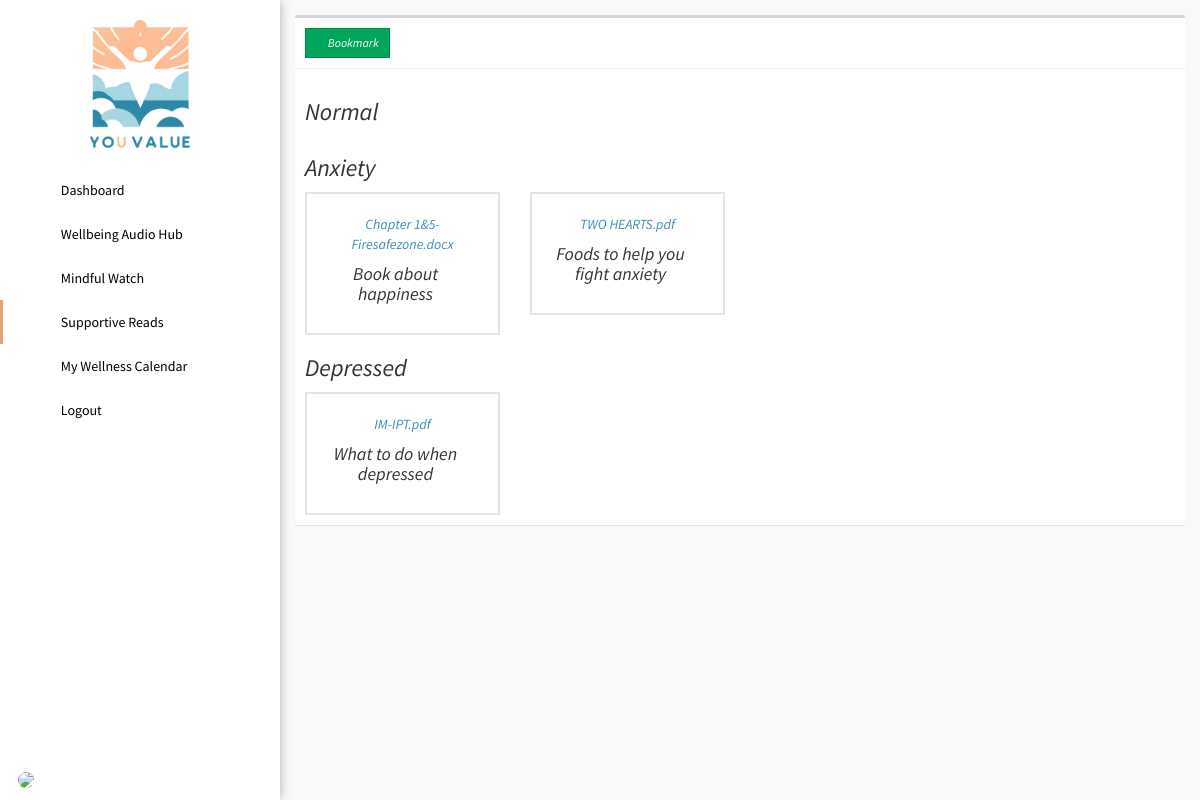
Screenshot of /admin/readables.php with the database file from the repository.
### tables this page shows
CREATE TABLE `readables` (
  `id` int(11) NOT NULL,
  `title` text NOT NULL,
  `file` text NOT NULL,
  `category` text NOT NULL,
  `date_created` timestamp NOT NULL DEFAULT current_timestamp()
);

### config/config.php (called while the page is built, shortened)
<?php
class Connection{
	private $servername = "localhost";
	private $username = "root";
	private $password = "";
	private $dbname = "youvalue";
	public function conn(){
		try {
		$this->dsn = "mysql:host=".$this->servername.";dbname=".$this->dbname;
		$this->pdo = new PDO($this->dsn, $this->username, $this->password);
		$this->pdo->setAttribute(PDO::ATTR_ERRMODE, PDO::ERRMODE_EXCEPTION);
		$this->pdo->setAttribute(PDO::ATTR_DEFAULT_FETCH_MODE, PDO::FETCH_ASSOC);
		return $this->pdo;
		} catch (Exception $e) {
			echo 'error'. $e->getmessage();
		}
	}
}
?>

### admin/readables.php (the view, shortened to what this page needs)
<?php
  include '../config/config.php';
  class data extends Connection{
    public function managedata(){
?>
<!DOCTYPE html>
<html>
<head><?php include 'head.php'; ?></head>
<body class="hold-transition skin-blue sidebar-mini">
  <div class="wrapper">
    <?php include 'sidebar.php'; ?>
    <div class="content-wrapper" style="height: 100vh;background-color: #f9f9f9;overflow-y: auto;">
      <section class="content">
        <div class="row">
          <div class="col-xs-12">
            <div class="box">
                <?php if($_SESSION['type'] == 0): ?>
                    <div class="box-header with-border">
                        <a href="bookmark_readables.php" class="btn btn-success btn-sm btn-flat custom-btn"><i class="fas fa-bookmark"></i> Bookmark</a>
                    </div>
                <?php endif; ?>
                <?php if($_SESSION['type'] == 0): ?>
                    <div class="box-body">
                        <div class="row">
                            <div class="col-lg-12">
                                <h3>Normal</h3>
                            </div>
                        </div>
                        <div class="row">
                            <div class="col-lg-12">
                                <h3>Anxiety</h3>
                            </div>
                            <?php
                            $sql = "SELECT * FROM readables WHERE category = 'Anxiety'";
                            $stmt = $this->conn()->query($sql);
                            while ($row = $stmt->fetch()) {
                            ?>
                                <div class="col-lg-3" style="text-align: center;">
                                    <div class="card" style="border: 2px solid rgba(0, 0, 0, 0.1);padding: 20px;">
                                        <a href="../files/<?php echo $row['file'] ?>" target="_blank"><?php echo $row['file'] ?></a>
                                        <div style="display: flex;place-items: center;justify-content: space-between;">
                                            <h4 style="text-align: center;"><?php echo $row['title']; ?></h4>
                                            <h4>
                                                <?php
                                                $sql2 = "SELECT * FROM bookmark_readables WHERE users_id = ? AND readables_id = ?";
                                                $stmt2 = $this->conn()->prepare($sql2);
                                                $stmt2->execute([$_SESSION['id'],$row['id']]);
                                                if ($stmt2->rowCount() > 0) { ?>
                                                    <i class="fas fa-bookmark bookmark" data-id="<?php echo $row['id'] ?>"></i>
                                                <?php } else { ?>
                                                    <i class="far fa-bookmark bookmark" data-id="<?php echo $row['id'] ?>"></i>
                                                <?php } ?>
                                            </h4>
                                        </div>
                                    </div>
                                </div>
                            <?php } ?>
                        </div>
                        <div class="row">
                            <div class="col-lg-12">
                                <h3>Depressed</h3>
                            </div>
                            <?php
                            $sql = "SELECT * FROM readables WHERE category = 'Depressed'";
                            $stmt = $this->conn()->query($sql);
                            while ($row = $stmt->fetch()) {
                            ?>
                                <div class="col-lg-3" style="text-align: center;">
                                    <div class="card" style="border: 2px solid rgba(0, 0, 0, 0.1);padding: 20px;">
                                        <a href="../files/<?php echo $row['file'] ?>" target="_blank"><?php echo $row['file'] ?></a>
                                        <div style="display: flex;place-items: center;justify-content: space-between;">
                                            <h4 style="text-align: center;"><?php echo $row['title']; ?></h4>
                                            <h4>
                                                <?php
                                                $sql2 = "SELECT * FROM bookmark_readables WHERE users_id = ? AND readables_id = ?";
                                                $stmt2 = $this->conn()->prepare($sql2);
                                                $stmt2->execute([$_SESSION['id'],$row['id']]);
                                                if ($stmt2->rowCount() > 0) { ?>
                                                    <i class="fas fa-bookmark bookmark" data-id="<?php echo $row['id'] ?>"></i>
                                                <?php } else { ?>
                                                    <i class="far fa-bookmark bookmark" data-id="<?php echo $row['id'] ?>"></i>
                                                <?php } ?>
                                            </h4>
                                        </div>
                                    </div>
                                </div>
                            <?php } ?>
                        </div>
                    </div>
                <?php endif; ?>
            </div>
          </div>
        </div>
      </section>
    </div>
  </div>
</body>
</html>
<?php } } $data = new data(); $data->managedata(); ?>

### rows the page displays
readables: file "Chapter 1&5-Firesafezone.docx", title "Book about happiness"
readables: file "TWO HEARTS.pdf", title "Foods to help you fight anxiety"
readables: file "IM-IPT.pdf", title "What to do when depressed"
